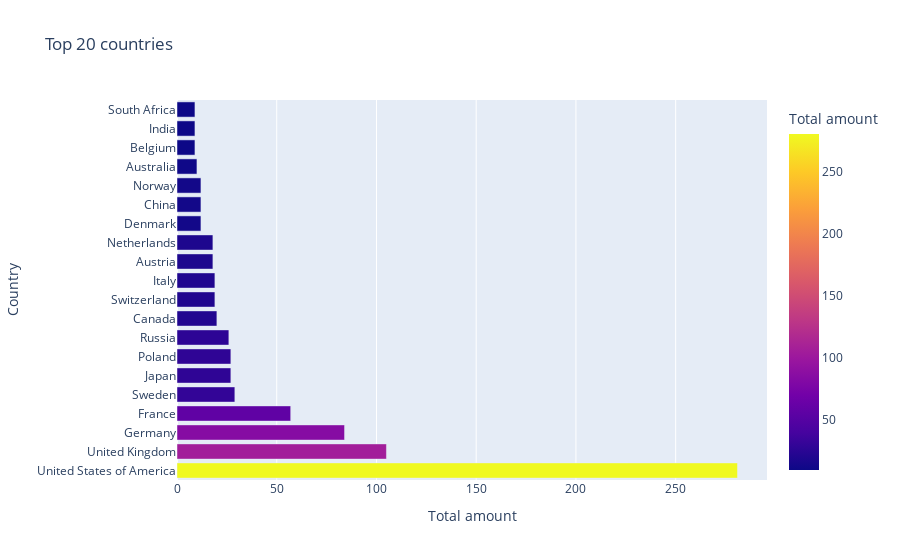

The code cell stored with this chart in its notebook:
### Code cell
fig = px.bar(top20, x='prize', y='birth_country_current', color='prize', orientation='h', title='Top 20 countries', labels={'prize':'Total amount', 'birth_country_current':'Country'})

fig.show()

### Figure 1 — Plotly figure (JSON) as saved in the notebook; plotly's stock layout.template omitted (floating-point values rounded to 4 significant figures)
{"data": [{"alignmentgroup": "True", "hovertemplate": "Total amount=%{marker.color}<br>Country=%{y}<extra></extra>", "legendgroup": "", "marker": {"color": [281, 105, 84, 57, 29, 27, 27, 26, 20, 19, 19, 18, 18, 12, 12, 12, 10, 9, 9, 9], "coloraxis": "coloraxis", "pattern": {"shape": ""}}, "name": "", "offsetgroup": "", "orientation": "h", "showlegend": false, "textposition": "auto", "type": "bar", "x": [281, 105, 84, 57, 29, 27, 27, 26, 20, 19, 19, 18, 18, 12, 12, 12, 10, 9, 9, 9], "xaxis": "x", "y": ["United States of America", "United Kingdom", "Germany", "France", "Sweden", "Japan", "Poland", "Russia", "Canada", "Switzerland", "Italy", "Austria", "Netherlands", "Denmark", "China", "Norway", "Australia", "Belgium", "India", "South Africa"], "yaxis": "y"}], "layout": {"barmode": "relative", "coloraxis": {"colorbar": {"title": {"text": "Total amount"}}, "colorscale": [[0, "#0d0887"], [0.1111, "#46039f"], [0.2222, "#7201a8"], [0.3333, "#9c179e"], [0.4444, "#bd3786"], [0.5556, "#d8576b"], [0.6667, "#ed7953"], [0.7778, "#fb9f3a"], [0.8889, "#fdca26"], [1, "#f0f921"]]}, "legend": {"tracegroupgap": 0}, "title": {"text": "Top 20 countries"}, "xaxis": {"anchor": "y", "domain": [0, 1], "title": {"text": "Total amount"}}, "yaxis": {"anchor": "x", "domain": [0, 1], "title": {"text": "Country"}}}}
